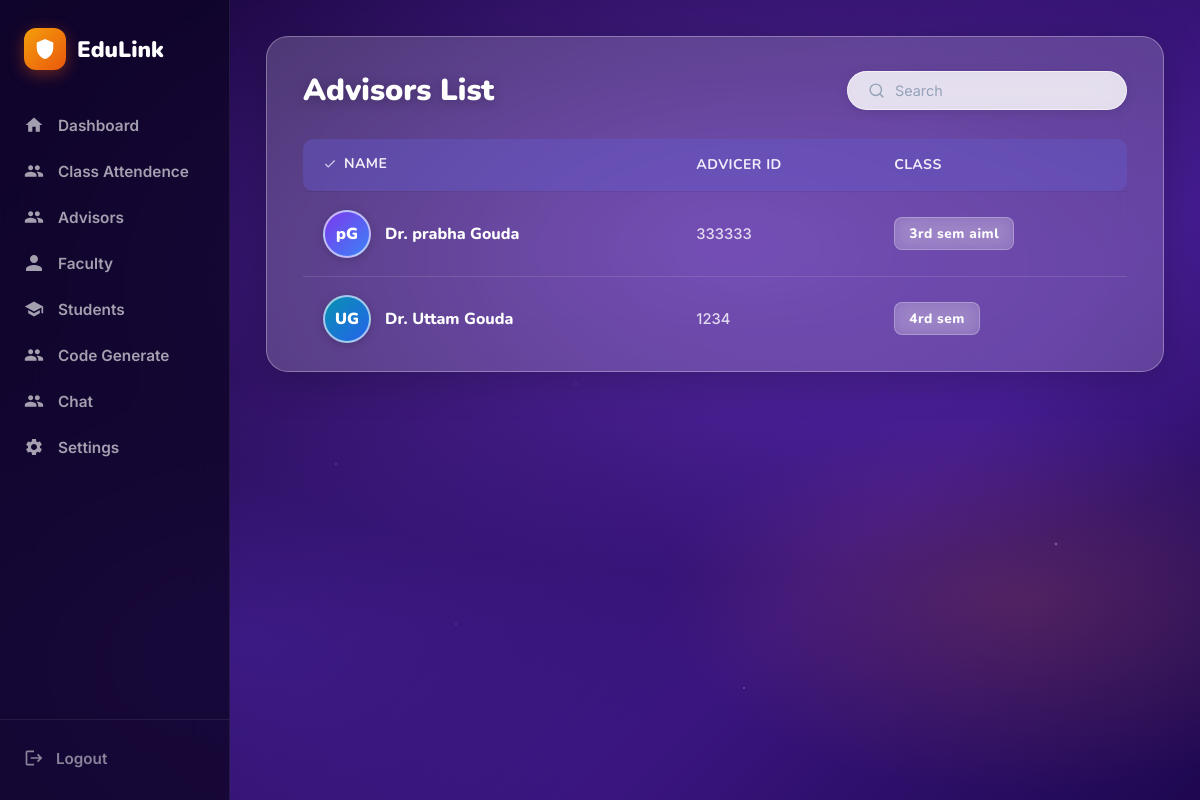
The app's page /hod/advicers_list/ with its own data.
### User/models.py (models this page shows)
class User(AbstractUser):
    roles = (
        ('hod', 'HOD'),
        ('advisor', 'Advisor'),
        ('faculty', 'Faculty'),
        ('student', 'Student'),
    )
    role = models.CharField(max_length=10, choices=roles)

### Advicer/models.py (models this page shows)
class advicer(models.Model):
  username=models.ForeignKey(User, on_delete=models.CASCADE, null=True, blank=True)
  advicer_id=models.CharField(max_length=50,primary_key=True)
  mobile_num=models.CharField(max_length=10)
  hod_code=models.IntegerField()
  created_at = models.DateTimeField(auto_now_add=True)
  updated_at=models.DateTimeField(auto_now=True)

class Classroom(models.Model):
  username=models.ForeignKey(User, on_delete=models.CASCADE, null=True, blank=True, related_name='created_classrooms')
  class_name=models.CharField(max_length=100)
  advisor = models.ForeignKey(
        User,
        on_delete=models.CASCADE,
        limit_choices_to={'role': 'advisor'},
        related_name='assigned_classrooms'
    )
  class_code = models.CharField(max_length=20, unique=True)
  created_at = models.DateTimeField(auto_now_add=True)
  updated_at=models.DateTimeField(auto_now=True)

### HOD/views.py (the view)
# urls.py: path('advicers_list/',views.advicers_list,name='advicers_list'),
def advicers_list(request):
  advisors= User.objects.filter(role='advisor')
  advisor_rows = []
  for advisor in advisors:
    advicer_info = advicer.objects.filter(username=advisor).first()
    classroom = Classroom.objects.filter(advisor=advisor).first()
    advisor_rows.append({
      'user': advisor,
      'advicer_id': advicer_info.advicer_id if advicer_info else '',
      'class_name': classroom.class_name if classroom else '',
    })
  context={'advisors':advisor_rows}
  return render(request,'advisors_list.html',context)

### HOD/templates/advisors_list.html (shortened to what this page needs)
{% extends "base.html" %}
{% block content %}
<div class="advisors-wrapper">
  <div class="advisors-card">
    <div class="card-header">
      <h2>Advisors List</h2>
      <div class="search-box">
        <svg viewBox="0 0 24 24" fill="none" stroke="currentColor" stroke-width="2" stroke-linecap="round">
          <circle cx="11" cy="11" r="8" />
          <path d="m21 21-4.35-4.35" />
        </svg>
        <input type="text" id="advisorSearch" placeholder="Search" oninput="filterAdvisors(this.value)"
          autocomplete="off" />
      </div>
    </div>
    <table class="adv-table" id="advisorTable">
      <thead>
        <tr>
          <th>
            <span class="th-icon">
              <svg viewBox="0 0 24 24" fill="none" stroke="currentColor" stroke-width="2">
                <polyline points="20 6 9 17 4 12" />
              </svg>
              Name
            </span>
          </th>
          <th>Advicer ID</th>
          <th>Class</th>
        </tr>
      </thead>
      <tbody id="advisorBody">
        {% for advisor in advisors %}
        <tr>
          <td>
            <div class="name-cell">
              <div class="advisor-avatar v{{ forloop.counter }}">
                {{ advisor.user.first_name|first }}{{ advisor.user.last_name|first }}
              </div>
              <span class="advisor-name">Dr. {{ advisor.user.first_name }} {{ advisor.user.last_name }}</span>
            </div>
          </td>
          <td><span class="dept-text">{{ advisor.advicer_id|default:"-" }}</span></td>
          <td><span class="class-badge">{{ advisor.class_name|default:"-" }}</span></td>
        </tr>
        {% endfor %}
      </tbody>
    </table>
  </div>
</div>
{% endblock %}

### HOD/templates/advisors_list.html (style rules this page uses)
.advisors-wrapper { max-width: 900px; margin: 0 auto; }
.advisors-card { background: rgba(255, 255, 255, 0.18); backdrop-filter: blur(24px); -webkit-backdrop-filter: blur(24px); border: 1px solid rgba(255, 255, 255, 0.30); border-radius: 22px; overflow: hidden; box-shadow: 0 8px 40px rgba(0, 0, 0, .22); padding: 32px 36px 10px; }
.card-header { display: flex; align-items: center; justify-content: space-between; margin-bottom: 28px; gap: 16px; flex-wrap: wrap; }
.card-header h2 { font-family: 'Nunito', sans-serif; font-size: 1.9rem; font-weight: 900; color: white; text-shadow: 0 2px 12px rgba(0, 0, 0, .25); }
.search-box { display: flex; align-items: center; gap: 10px; background: rgba(255, 255, 255, 0.80); backdrop-filter: blur(12px); border: 1.5px solid rgba(255, 255, 255, 0.60); border-radius: 50px; padding: 10px 20px; min-width: 220px; box-shadow: 0 2px 12px rgba(0, 0, 0, .10); transition: box-shadow .2s, border-color .2s; }
.search-box svg { width: 17px; height: 17px; color: #94a3b8; flex-shrink: 0; }
.search-box input { border: none; background: transparent; outline: none; font-size: 0.90rem; color: #374151; font-family: 'Inter', sans-serif; width: 100%; padding: 0; }
.search-box input::placeholder { color: #94a3b8; }
.adv-table { width: 100%; border-collapse: collapse; }
.adv-table thead tr { background: rgba(100, 90, 200, 0.45); border-radius: 10px; }
.adv-table thead th { padding: 15px 20px; text-align: left; font-family: 'Nunito', sans-serif; font-size: 0.88rem; font-weight: 700; color: rgba(255, 255, 255, 0.90); letter-spacing: .03em; }
.adv-table thead th:first-child { border-radius: 10px 0 0 10px; }
.adv-table thead th:last-child { border-radius: 0 10px 10px 0; }
.th-icon { display: inline-flex; align-items: center; gap: 7px; }
.th-icon svg { width: 14px; height: 14px; opacity: .8; }
.adv-table tbody tr { border-bottom: 1px solid rgba(255, 255, 255, 0.12); transition: background .18s; }
.adv-table tbody tr:last-child { border-bottom: none; }
.adv-table tbody td { padding: 18px 20px; vertical-align: middle; }
.name-cell { display: flex; align-items: center; gap: 14px; }
.advisor-avatar { width: 48px; height: 48px; border-radius: 50%; background: linear-gradient(135deg, #7c3aed, #3b82f6); display: flex; align-items: center; justify-content: center; flex-shrink: 0; border: 2.5px solid rgba(255, 255, 255, 0.60); overflow: hidden; box-shadow: 0 2px 10px rgba(0, 0, 0, .18); font-family: 'Nunito', sans-serif; font-weight: 900; font-size: 1rem; color: white; }
.advisor-avatar.v2 { background: linear-gradient(135deg, #0891b2, #2563eb); }
.advisor-name { font-family: 'Nunito', sans-serif; font-size: 1rem; font-weight: 800; color: white; }
.dept-text { font-size: 0.92rem; color: rgba(255, 255, 255, 0.80); font-weight: 500; }
.class-badge { display: inline-block; background: rgba(255, 255, 255, 0.18); border: 1px solid rgba(255, 255, 255, 0.25); border-radius: 8px; padding: 6px 14px; font-family: 'Nunito', sans-serif; font-size: 0.85rem; font-weight: 800; color: white; letter-spacing: .04em; backdrop-filter: blur(8px); }

### HOD/templates/base.html (style rules this page uses)
*, *::before, *::after { box-sizing: border-box; margin: 0; padding: 0; }
:root { --sidebar-width: 230px; --blue: #2563eb; --blue-dark: #1d4ed8; --blue-light: #dbeafe; --purple: #7c3aed; --purple-dark: #5b21b6; --white: #ffffff; --text-dark: #1e1040; --text-mid: #4b5563; --text-light: #9ca3af; --card-bg: rgba(255, 255, 255, 0.84); --card-border: rgba(255, 255, 255, 0.60); --border: #e2e8f0; --radius: 16px; --green: #16a34a; --red: #dc2626; }
body { font-family: 'Inter', sans-serif; background: #2d1060; min-height: 100vh; display: flex; overflow: hidden; }
table { width: 100%; border-collapse: collapse; }
thead th { text-align: left; font-size: 0.76rem; font-weight: 700; color: var(--text-light); text-transform: uppercase; letter-spacing: .06em; padding: 7px 10px; border-bottom: 1.5px solid rgba(0, 0, 0, .07); }
tbody tr { border-bottom: 1px solid rgba(0, 0, 0, .05); transition: background .15s; }
tbody tr:last-child { border-bottom: none; }
tbody td { padding: 12px 10px; font-size: 0.88rem; color: var(--text-dark); }

### records on screen
User: user.first_name|first "p", user.last_name|first "G", user.first_name "prabha", user.last_name "Gouda", advicer_id "333333", class_name "3rd sem aiml"
User: user.first_name|first "U", user.last_name|first "G", user.first_name "Uttam", user.last_name "Gouda", advicer_id "1234", class_name "4rd sem"
